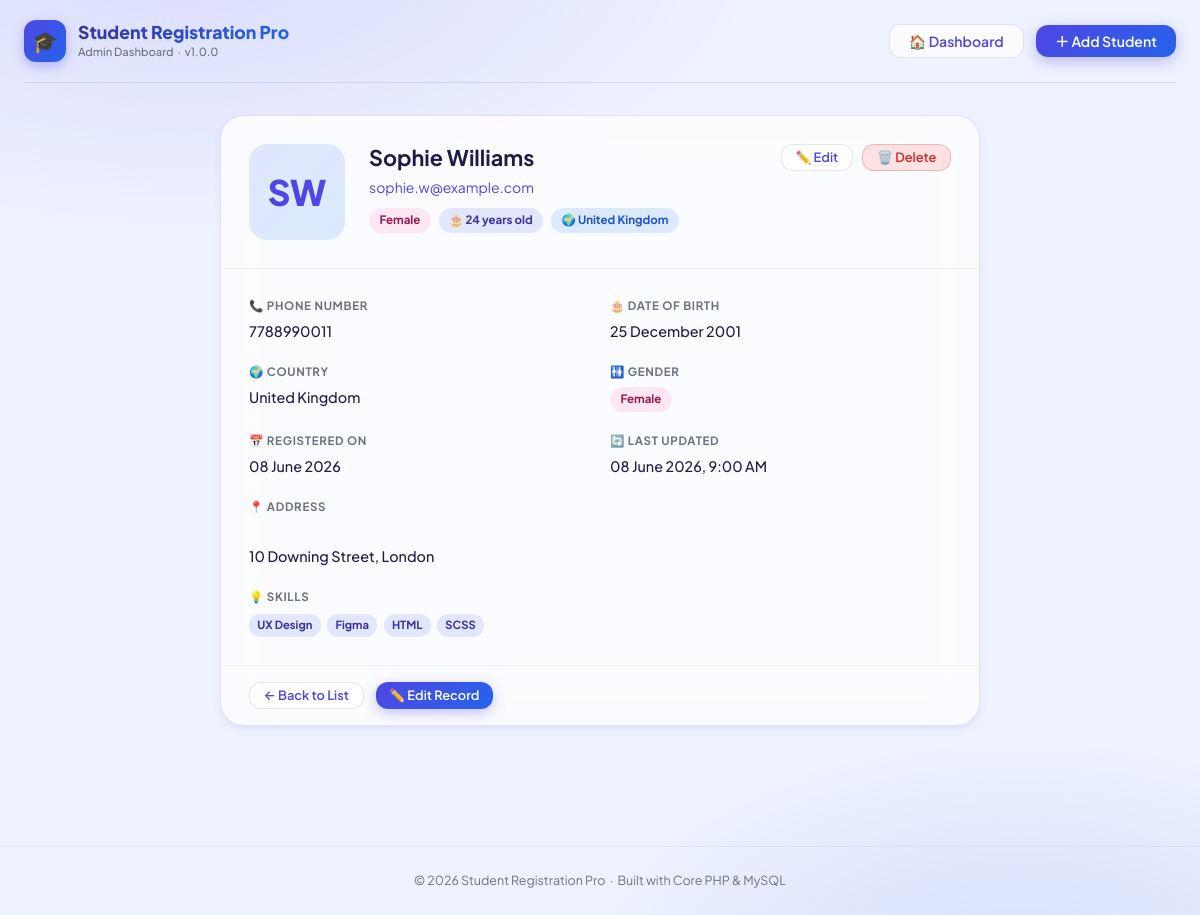
Page /?action=view&id=7 on the committed database.
### tables this page shows
CREATE TABLE `students` (
    `id`            INT(11)       UNSIGNED NOT NULL AUTO_INCREMENT,
    `full_name`     VARCHAR(120)  NOT NULL,
    `email`         VARCHAR(180)  NOT NULL,
    `phone`         VARCHAR(15)   NOT NULL,
    `gender`        ENUM('Male','Female','Other') NOT NULL,
    `date_of_birth` DATE          NOT NULL,
    `country`       VARCHAR(80)   NOT NULL,
    `skills`        TEXT          DEFAULT NULL,
    `address`       TEXT          DEFAULT NULL,
    `profile_image` VARCHAR(255)  DEFAULT NULL,
    `created_at`    TIMESTAMP     NOT NULL DEFAULT CURRENT_TIMESTAMP,
    `updated_at`    TIMESTAMP     NOT NULL DEFAULT CURRENT_TIMESTAMP ON UPDATE CURRENT_TIMESTAMP,

    PRIMARY KEY (`id`),
    UNIQUE  KEY `uq_email`       (`email`),
    INDEX       `idx_full_name`  (`full_name`),
    INDEX       `idx_country`    (`country`),
    INDEX       `idx_gender`     (`gender`),
    INDEX       `idx_created_at` (`created_at`)
);

### index.php (called while the page is built, shortened)
<?php
require_once __DIR__ . '/config/helpers.php';
spl_autoload_register(function (string $class): void {
    $locations = [
        __DIR__ . '/classes/'     . $class . '.php',
        __DIR__ . '/controllers/' . $class . '.php',
    ];
    foreach ($locations as $file) {
        if (is_file($file)) {
            return;
        }
    }
});
$controller = new StudentController();
$controller->handleRequest();

### classes/Database.php (called while the page is built, shortened)
<?php
class Database
{
    private static ?Database $instance = null;
    private PDO $connection;
    private function __construct()
    {
        $dsn = sprintf(
            'mysql:host=%s;dbname=%s;charset=%s',
            DB_HOST,
            DB_NAME,
            DB_CHARSET
        );
        $options = [
            PDO::ATTR_ERRMODE            => PDO::ERRMODE_EXCEPTION,
            PDO::ATTR_DEFAULT_FETCH_MODE => PDO::FETCH_ASSOC,
            PDO::ATTR_EMULATE_PREPARES   => false,
            PDO::MYSQL_ATTR_INIT_COMMAND => "SET NAMES utf8mb4 COLLATE utf8mb4_unicode_ci",
        ];
        try {
            $this->connection = new PDO($dsn, DB_USER, DB_PASS, $options);
        } catch (PDOException $e) {
            error_log('[DB] Connection failed: ' . $e->getMessage());
            http_response_code(500);
            die('<h2 style="font-family:sans-serif;color:#dc2626;padding:2rem;">
                    ⚠️ Database Connection Failed<br>
                    <small style="font-size:.75rem;color:#6b7280;">Check your DB credentials in config/config.php</small>
                </h2>');
        }
    }
    public static function getInstance(): self
    {
        if (self::$instance === null) {
            self::$instance = new self();
        }
        return self::$instance;
    }
    public function getConnection(): PDO
    {
        return $this->connection;
    }
}

### classes/Validator.php (called while the page is built, shortened)
<?php
class Validator
{
    public static function sanitizeInt(mixed $value): int
    {
        return (int) filter_var($value, FILTER_SANITIZE_NUMBER_INT);
    }
}

### classes/Student.php (called while the page is built, shortened)
<?php
class Student
{
    private PDO    $db;
    private string $table = 'students';
    public function __construct()
    {
        $this->db = Database::getInstance()->getConnection();
    }
    public function findById(int $id): ?array
    {
        $stmt = $this->db->prepare(
            "SELECT * FROM `{$this->table}` WHERE id = :id LIMIT 1"
        );
        $stmt->execute([':id' => $id]);
        $row = $stmt->fetch();
        return $row ?: null;
    }
}

### config/helpers.php (called while the page is built, shortened)
<?php
function avatarUrl(?string $filename): ?string
{
    return $filename
        ? htmlspecialchars(UPLOAD_URL . $filename, ENT_QUOTES, 'UTF-8')
        : null;
}
function initials(string $name): string
{
    $parts = explode(' ', trim($name));
    return strtoupper(
        substr($parts[0], 0, 1) . (isset($parts[1]) ? substr($parts[1], 0, 1) : '')
    );
}
function parseSkills(mixed $raw): array
{
    return array_values(array_filter(array_map('trim', explode(',', (string)$raw))));
}

### views/profile.php (the view)
<?php
$imgUrl    = avatarUrl($student['profile_image'] ?? null);
$ini       = initials($student['full_name']);
$skills    = parseSkills($student['skills'] ?? '');
$genderCls = match($student['gender']) {
    'Male'   => 'badge-male',
    'Female' => 'badge-female',
    default  => 'badge-other',
};
$age = '';
if (!empty($student['date_of_birth'])) {
    $dob = new DateTime($student['date_of_birth']);
    $age = (new DateTime())->diff($dob)->y . ' years old';
}
?>
<section aria-label="Student Profile">
<div style="max-width:760px; margin:0 auto;">
<article class="card">
  <header class="profile-header">
    <?php if ($imgUrl): ?>
      <img
        src="<?= $imgUrl ?>"
        alt="Profile photo of <?= htmlspecialchars($student['full_name'], ENT_QUOTES, 'UTF-8') ?>"
        class="profile-avatar"
        loading="lazy"
      >
    <?php else: ?>
      <div class="profile-avatar-placeholder" aria-hidden="true">
        <?= htmlspecialchars($ini, ENT_QUOTES, 'UTF-8') ?>
      </div>
    <?php endif; ?>
    <div class="profile-meta" style="flex:1; min-width:0;">
      <h2><?= htmlspecialchars($student['full_name'], ENT_QUOTES, 'UTF-8') ?></h2>
      <div class="meta-sub">
        <a href="mailto:<?= htmlspecialchars($student['email'], ENT_QUOTES, 'UTF-8') ?>">
          <?= htmlspecialchars($student['email'], ENT_QUOTES, 'UTF-8') ?>
        </a>
      </div>
      <div style="display:flex; gap:.5rem; flex-wrap:wrap; margin-top:.55rem;">
        <span class="badge <?= $genderCls ?>">
          <?= htmlspecialchars($student['gender'], ENT_QUOTES, 'UTF-8') ?>
        </span>
        <?php if ($age): ?>
          <span class="badge" style="background:var(--clr-indigo-100); color:var(--clr-indigo-700);">
            🎂 <?= htmlspecialchars($age, ENT_QUOTES, 'UTF-8') ?>
          </span>
        <?php endif; ?>
        <span class="badge" style="background:var(--clr-blue-100); color:#1d4ed8;">
          🌍 <?= htmlspecialchars($student['country'], ENT_QUOTES, 'UTF-8') ?>
        </span>
      </div>
    </div>
    <div style="display:flex; gap:.6rem; align-self:flex-start; flex-wrap:wrap;">
      <a href="<?= BASE_URL ?>?action=edit&id=<?= (int)$student['id'] ?>"
         class="btn btn-secondary btn-sm">✏️ Edit</a>
      <button
        type="button"
        onclick="confirmDelete(<?= (int)$student['id'] ?>, '<?= htmlspecialchars(addslashes($student['full_name']), ENT_QUOTES, 'UTF-8') ?>')"
        class="btn btn-danger btn-sm">🗑️ Delete</button>
    </div>
  </header>
  <div class="profile-details">
    <div class="detail-item">
      <div class="detail-label">📞 Phone Number</div>
      <div class="detail-value">
        <a href="tel:<?= htmlspecialchars($student['phone'], ENT_QUOTES, 'UTF-8') ?>" style="color:inherit;">
          <?= htmlspecialchars($student['phone'], ENT_QUOTES, 'UTF-8') ?>
        </a>
      </div>
    </div>
    <div class="detail-item">
      <div class="detail-label">🎂 Date of Birth</div>
      <div class="detail-value">
        <?= !empty($student['date_of_birth'])
            ? htmlspecialchars(date('d F Y', strtotime($student['date_of_birth'])), ENT_QUOTES, 'UTF-8')
            : '—' ?>
      </div>
    </div>
    <div class="detail-item">
      <div class="detail-label">🌍 Country</div>
      <div class="detail-value">
        <?= htmlspecialchars($student['country'], ENT_QUOTES, 'UTF-8') ?>
      </div>
    </div>
    <div class="detail-item">
      <div class="detail-label">🚻 Gender</div>
      <div class="detail-value">
        <span class="badge <?= $genderCls ?>">
          <?= htmlspecialchars($student['gender'], ENT_QUOTES, 'UTF-8') ?>
        </span>
      </div>
    </div>
    <div class="detail-item">
      <div class="detail-label">📅 Registered On</div>
      <div class="detail-value">
        <?= htmlspecialchars(date('d F Y', strtotime($student['created_at'])), ENT_QUOTES, 'UTF-8') ?>
      </div>
    </div>
    <div class="detail-item">
      <div class="detail-label">🔄 Last Updated</div>
      <div class="detail-value">
        <?= htmlspecialchars(date('d F Y, g:i A', strtotime($student['updated_at'])), ENT_QUOTES, 'UTF-8') ?>
      </div>
    </div>
    <?php if (!empty($student['address'])): ?>
    <div class="detail-item" style="grid-column:1/-1;">
      <div class="detail-label">📍 Address</div>
      <div class="detail-value" style="white-space:pre-line;">
        <?= htmlspecialchars($student['address'], ENT_QUOTES, 'UTF-8') ?>
      </div>
    </div>
    <?php endif; ?>
    <?php if (!empty($skills)): ?>
    <div class="detail-item" style="grid-column:1/-1;">
      <div class="detail-label">💡 Skills</div>
      <div style="display:flex; flex-wrap:wrap; gap:.4rem; margin-top:.5rem;">
        <?php foreach ($skills as $skill): ?>
          <span class="chip">
            <?= htmlspecialchars($skill, ENT_QUOTES, 'UTF-8') ?>
          </span>
        <?php endforeach; ?>
      </div>
    </div>
    <?php endif; ?>
  </div>
  <footer style="padding:1rem 1.75rem; border-top:1px solid var(--clr-border-s); display:flex; gap:.75rem; flex-wrap:wrap;">
    <a href="<?= BASE_URL ?>" class="btn btn-secondary btn-sm">← Back to List</a>
    <a href="<?= BASE_URL ?>?action=edit&id=<?= (int)$student['id'] ?>"
       class="btn btn-primary btn-sm">✏️ Edit Record</a>
  </footer>
</article>
</div>
</section>

### assets/css/style.css (style rules this page uses)
:root { --clr-bg: #eef2ff; --clr-surface: rgba(255,255,255,0.78); --clr-surface-s: rgba(255,255,255,0.55); --clr-border: rgba(99,102,241,0.18); --clr-border-s: rgba(99,102,241,0.09); --clr-indigo-900: #1e1b4b; --clr-indigo-700: #3730a3; --clr-indigo-600: #4f46e5; --clr-indigo-500: #6366f1; --clr-indigo-400: #818cf8; --clr-indigo-100: #e0e7ff; --clr-indigo-50: #eef2ff; --clr-blue-600: #2563eb; --clr-blue-400: #60a5fa; --clr-blue-100: #dbeafe; --clr-success: #059669; --clr-success-bg: #d1fae5; --clr-danger: #dc2626; --clr-danger-bg: #fee2e2; --clr-text: #1e1b4b; --clr-text-muted: #6b7280; --clr-text-light: #9ca3af; --font: 'Plus Jakarta Sans', system-ui, -apple-system, sans-serif; --shadow-xs: 0 1px 3px rgba(79,70,229,.07), 0 1px 2px rgba(79,70,229,.05); --shadow-sm: 0 4px 8px -1px rgba(79,70,229,.09), 0 2px 4px -2px rgba(79,70,229,.06); --shadow-md: 0 10px 28px -5px rgba(79,70,229,.13), 0 4px 12px -5px rgba(79,70,229,.09); --shadow-lg: 0 25px 60px -12px rgba(79,70,229,.2); --r-sm: 6px; --r-md: 12px; --r-lg: 18px; --r-xl: 24px; --r-full: 9999px; --ease: cubic-bezier(.4,0,.2,1); --dur: 200ms; }
*, *::before, *::after { box-sizing:border-box; margin:0; padding:0; }
html { scroll-behavior:smooth; }
body { font-family: var(--font); background: var(--clr-bg); color: var(--clr-text); min-height: 100vh; line-height: 1.6; -webkit-font-smoothing: antialiased; }
body::before { content: ''; position: fixed; inset: 0; background: radial-gradient(ellipse 80% 50% at 15% -5%, rgba(99,102,241,.15) 0%, transparent 60%), radial-gradient(ellipse 60% 40% at 85% 105%, rgba(37,99,235,.12) 0%, transparent 60%); pointer-events: none; z-index: 0; }
h1,h2,h3,h4,h5,h6 { font-weight:700; line-height:1.25; color:var(--clr-text); }
a { color:var(--clr-indigo-600); text-decoration:none; transition:color var(--dur) var(--ease); }
.btn { display:inline-flex; align-items:center; gap:.45rem; padding:.55rem 1.2rem; border-radius:var(--r-md); font-family:var(--font); font-size:.875rem; font-weight:600; cursor:pointer; border:none; transition:all var(--dur) var(--ease); white-space:nowrap; text-decoration:none; line-height:1; user-select:none; }
.btn-primary { background:linear-gradient(135deg, var(--clr-indigo-600), var(--clr-blue-600)); color:#fff; box-shadow:0 4px 14px rgba(79,70,229,.35); }
.btn-secondary { background:var(--clr-surface); color:var(--clr-indigo-600); border:1.5px solid var(--clr-border); backdrop-filter:blur(8px); }
.btn-danger { background:var(--clr-danger-bg); color:var(--clr-danger); border:1.5px solid rgba(220,38,38,.25); }
.btn-sm { padding:.38rem .85rem; font-size:.8rem; gap:.3rem; }
.card { background:var(--clr-surface); backdrop-filter:blur(24px); -webkit-backdrop-filter:blur(24px); border:1px solid var(--clr-border); border-radius:var(--r-xl); box-shadow:var(--shadow-sm); overflow:hidden; margin-bottom:1.5rem; }
.badge { display:inline-flex; align-items:center; padding:.2rem .65rem; border-radius:var(--r-full); font-size:.72rem; font-weight:700; white-space:nowrap; }
.badge-female { background:#fce7f3; color:#9d174d; }
.chip { background:var(--clr-indigo-100); color:var(--clr-indigo-700); padding:.15rem .52rem; border-radius:var(--r-full); font-size:.7rem; font-weight:700; white-space:nowrap; }
.profile-header { display:flex; align-items:flex-start; gap:1.5rem; padding:1.75rem; border-bottom:1px solid var(--clr-border-s); flex-wrap:wrap; }
.profile-avatar-placeholder { width:96px; height:96px; border-radius:var(--r-lg); background:linear-gradient(135deg, var(--clr-indigo-100), var(--clr-blue-100)); display:flex; align-items:center; justify-content:center; font-size:2.2rem; font-weight:800; color:var(--clr-indigo-600); flex-shrink:0; }
.profile-meta h2 { font-size:1.35rem; margin-bottom:.3rem; }
.profile-meta .meta-sub { font-size:.875rem; color:var(--clr-text-muted); margin-bottom:.6rem; }
.profile-details { display:grid; grid-template-columns:repeat(auto-fit, minmax(230px,1fr)); gap:1.25rem; padding:1.75rem; }
.detail-label { font-size:.72rem; font-weight:700; text-transform:uppercase; letter-spacing:.06em; color:var(--clr-text-muted); margin-bottom:.3rem; }
.detail-value { font-size:.9rem; font-weight:500; color:var(--clr-text); }

### rows in the picture
students: full_name "SW", full_name "Sophie Williams", email "sophie.w@example.com", gender "Female", date_of_birth "24 years old", country "United Kingdom", phone "7788990011", date_of_birth "25 December 2001", created_at "08 June 2026", updated_at "08 June 2026, 9:00 AM", address "10 Downing Street, London", skills "UX Design", skills "Figma", skills "HTML", skills "SCSS"

### other values in the picture
APP_NAME "Student Registration Pro"
APP_VERSION "1.0.0"
